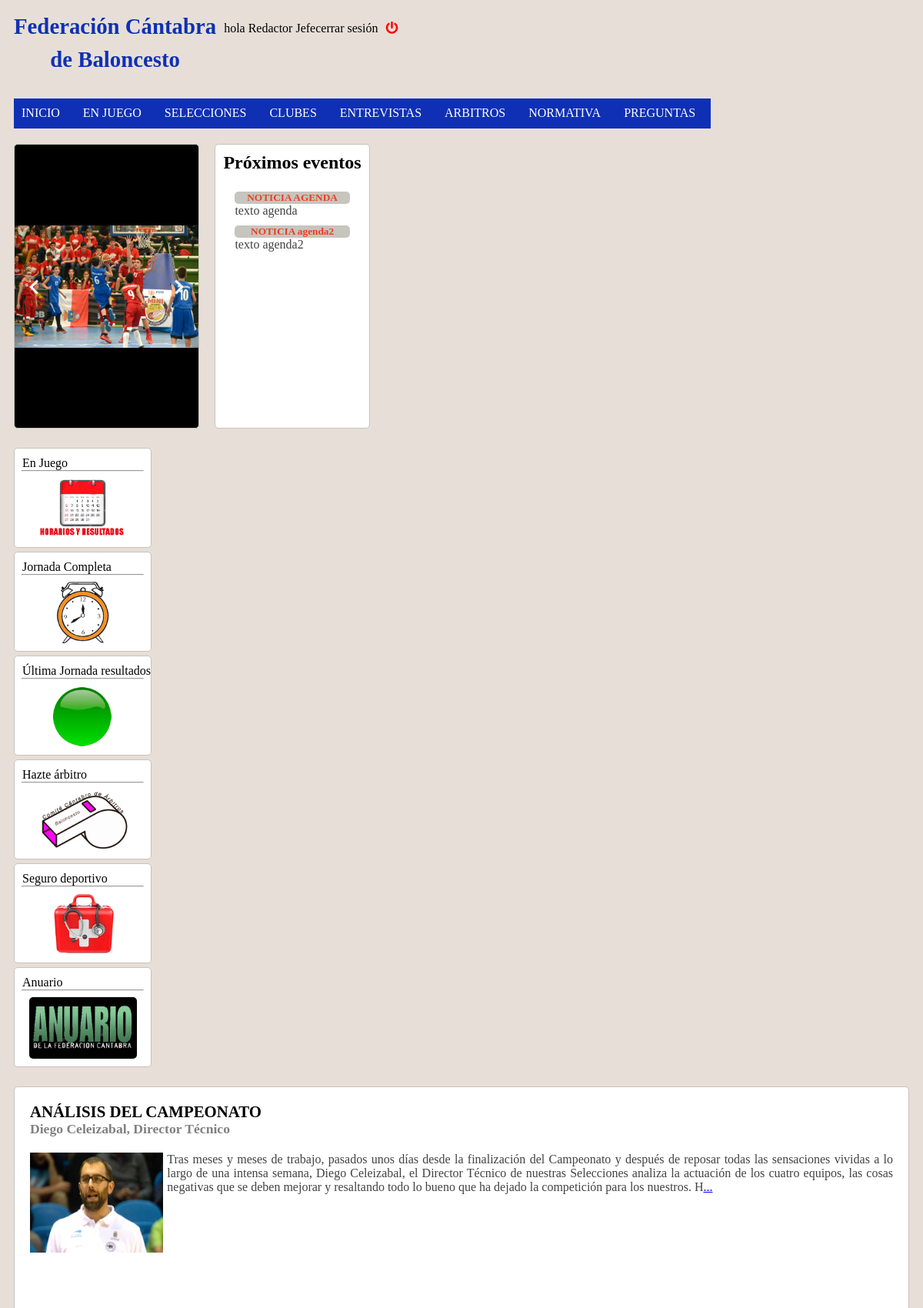
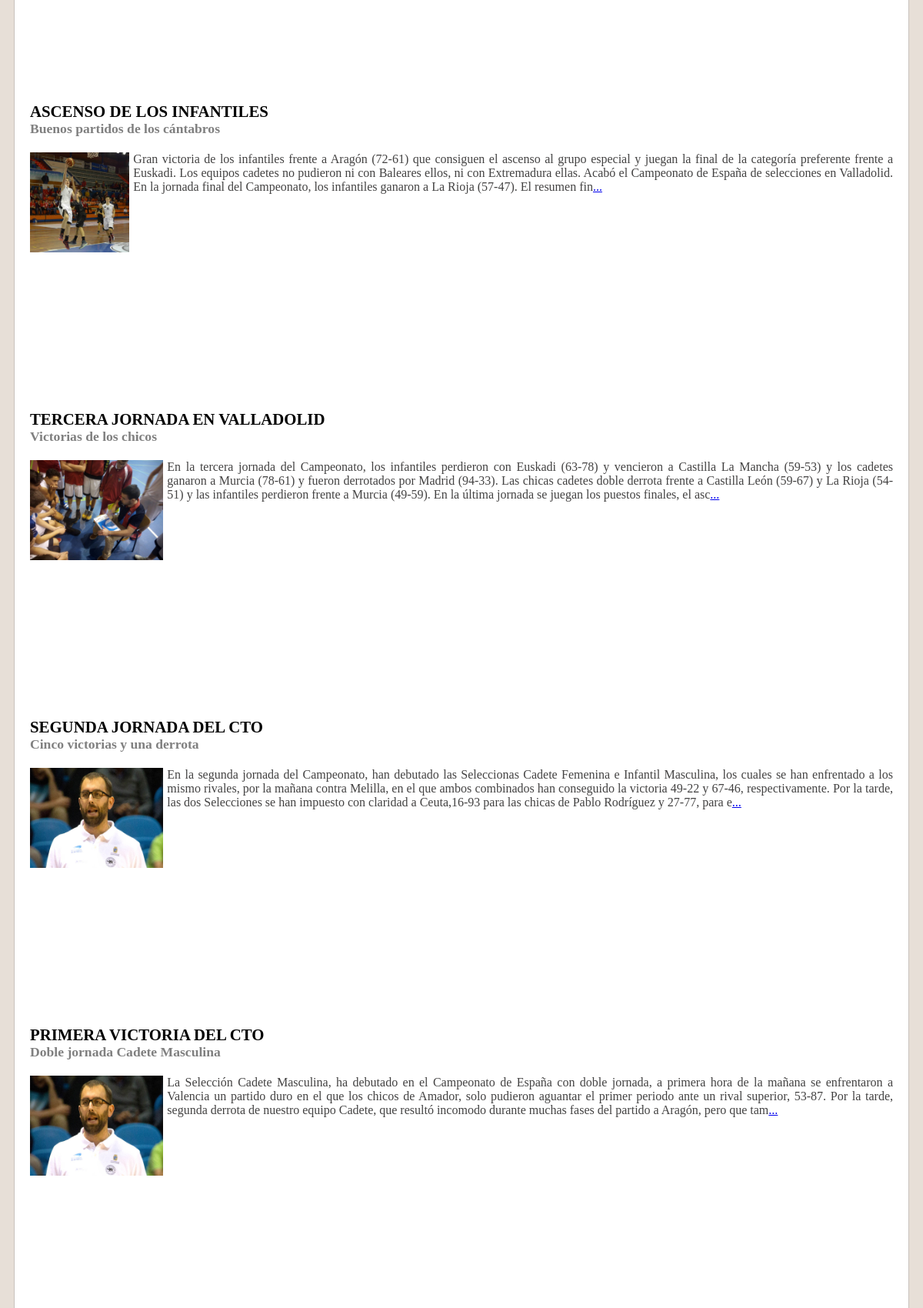
The page / (signed in, upper part) on the database its author committed (2 pictures, top to bottom).
### tables this page shows
CREATE TABLE IF NOT EXISTS noticias (
	id int(10) NOT NULL AUTO_INCREMENT PRIMARY KEY,
	id_usuario int(10) NOT NULL,
	id_categoria int(10) NOT NULL,
	id_subcategoria int(10) NOT NULL,
	titulo varchar(50) NOT NULL,
	subtitulo varchar(50),
	texto varchar(1500) NOT NULL,
	fecha date NOT NULL,
	imagen varchar(255)
);

### librerias/framework.php (called while the page is built, shortened)
<?php
include 'librerias/conexionpdo.php';
function loader($componente){
	include 'controllers/'.$componente.'_controller.php';
	$buffer = ob_get_clean();
	return $buffer;
}

### models/main_model.php (called while the page is built, shortened)
<?php
class modelMain{
    public static function obtenNoticias($categoria,$subcategoria){
        $db = new database();
        $sql = 'SELECT noticias.id ,noticias.titulo, noticias.subtitulo, noticias.texto, noticias.fecha, noticias.imagen FROM noticias,categorias,subcategorias WHERE categorias.nombre = :categoria_nombre AND subcategorias.nombre = :subcategoria_nombre AND noticias.id_categoria = categorias.id AND noticias.id_subcategoria = subcategorias.id LIMIT 6';
        $params = array(
            ':categoria_nombre'   => $categoria,
            ':subcategoria_nombre' => $subcategoria
        );
        $db->query($sql,$params);
        $noticias = $db->cargaMatriz();
        return $noticias;
    }
}
?>

### librerias/conexionpdo.php (called while the page is built, shortened)
<?php
class database {
    private $conexion;
    private $stmt;
    private $driver = 'mysql';
    private $dbhost = 'localhost';
    private $dbuser = 'jesus';
    private $dbpass = 'bueno';
    private $dbname = 'federacion';
    public function __construct() {
        try {
            $this->conexion = new PDO($this->driver.':host='.$this->dbhost.';dbname='.$this->dbname, $this->dbuser, $this->dbpass,array(PDO::MYSQL_ATTR_INIT_COMMAND => 'SET NAMES  \'UTF8\''));
        } catch (Exception $e) {
            echo "Se ha producido un error en la conexion con la BD.";
            echo "¡Error!: " . $e->getMessage() . "";
        }
    }
    public function query($sql,$params = null){
        $this->stmt = $this->conexion->prepare($sql);
        $this->stmt->execute($params);
    }
    public function comprobarQuery(){
        $this->error = $this->stmt->errorInfo();
        $this->affectedRows = $this->stmt->rowCount();
    }
    public function cargaMatriz(){
        $lista = array();
        while($fila = $this->stmt->fetch(PDO::FETCH_ASSOC)){
            $lista[] = $fila;
        }
        return $lista;
    }
}
?>

### views/main_view.php (the view, shortened to what this page needs)
<html>
	<head>
		<link rel="stylesheet" href="css/estilos.css">
		<link rel="stylesheet" href="css/iconos/css/fontawesome-all.min.css">
	</head>
	<body onload="play()">
		<?php include 'componentes/header.php'; ?>
		<?php  include 'componentes/nav.php'; ?>
		<?php  include 'componentes/slider.php'; ?>
		<?php  include 'componentes/agenda.php'; ?>
		<?php  include 'componentes/aside.php'; ?>
		<article class="col-8">
			<div id="noticias" class="col-16">
	        	<?php
	        	if(count($noticias)>0){
			        foreach($noticias as $noticia){
			        	$textoCortado = substr($noticia['texto'],0,400);
			            echo "<div class='noticia col-8'>";
			            echo "<h3><a href='index.php?option=main&verNoticia=".$noticia['id']."'>".$noticia['titulo']."</a></h3>";
			            echo "<h5>".$noticia['subtitulo']."</h5>";
			            echo "<p><a href='css/imagenes/noticias/".$noticia['imagen']."'> <img class='imagenNoticia' src='css/imagenes/noticias/".$noticia['imagen']."' /></a> ".$textoCortado."<a  href='index.php?option=main&verNoticia=".$noticia['id']."'>...</a></p>";
			            echo "</div>";
			        }
				}else{
			    	echo "No hay noticias";
			    }
		         ?>
	    	</div>
   		</article>
	</body>
</html>

### componentes/agenda.php
<section class="col-4">
<?php
$agendas = modelMain::obtenNoticias('agenda','noticias_agenda');
?>
			<div id="agenda" class="col-16">
				<h3 class="agendatitulo">Próximos eventos</h3>
				<?php
					foreach($agendas as $agenda){
						echo "<div class='agenda'>";
						echo "<div class='resalte'>";
						echo "<h5>".$agenda['titulo']."</h5>";
						echo "</div>";
						echo "<p>".$agenda['texto']."</p>";
						echo "</div>";
					}
				?>
			</div>
		</section>

### css/estilos.css (style rules this page uses)
body { background-color:rgb(231, 223, 215); }
#agenda { height: 370px; background-color:white; border:1px solid #C8C2BC; overflow:scroll; }
.agendatitulo { text-decoration:none; color:black; font-size:1.5em; margin-top:0px; text-align: center; }
.agenda { margin-bottom:10px; }
.agenda h5 { color:#242323; text-align:center; color:#f03c1e; margin:0px; }
.agenda p { margin:0px; margin-left:15px; color:#434242; }
.resalte { padding:0px; margin-left:15px; margin-right:15px; background-color:#c6c5be; }
#noticias { background-color:white; border:1px solid #C8C2BC; }
.noticia { text-align:center; margin:0 auto; margin-bottom:0px; height:400px; }
.noticia h3 { margin:0px; font-size: 1.3em; text-align:left; color:#242323; }
.noticia h3 a, .noticiaInd h3 a { text-decoration: none;color:black; }
.noticia h5 { margin:0px; font-size: 1.1em; color:gray; text-align:left; margin-bottom:20px; }
.imagenNoticia { height:130px; border-radius:0px; float:left; margin-right:5px; }
.noticia p, .noticiaInd p { color:#434242; text-align:justify; font-size:1em; margin-bottom:0px; }
* { box-sizing: border-box; border-radius:5px 5px; font-family:candara; }
[class*="col-"] { float: left; padding: 10px; }

### rows shown on the page
noticias: titulo "NOTICIA AGENDA", texto "texto agenda"
noticias: titulo "NOTICIA agenda2", texto "texto agenda2"
noticias: titulo "ANÁLISIS DEL CAMPEONATO", subtitulo "Diego Celeizabal, Director Técnico", imagen (picture), texto "Tras meses y meses de trabajo, pasados unos días desde la finalización del Campeonato y después de reposar todas las sensaciones vividas a lo largo de una intensa semana, Diego Celeizabal, el Director Técnico de nuestras Selecciones analiza la actuación de los cuatro equipos, las cosas negativas que se deben mejorar y resaltando todo lo bueno que ha dejado la competición para los nuestros. H"
noticias: titulo "ASCENSO DE LOS INFANTILES", subtitulo "Buenos partidos de los cántabros", imagen (picture), texto "Gran victoria de los infantiles frente a Aragón (72-61) que consiguen el ascenso al grupo especial y juegan la final de la categoría preferente frente a Euskadi. Los equipos cadetes no pudieron ni con Baleares ellos, ni con Extremadura ellas. Acabó el Campeonato de España de selecciones en Valladolid. En la jornada final del Campeonato, los infantiles ganaron a La Rioja (57-47). El resumen fin"
noticias: titulo "TERCERA JORNADA EN VALLADOLID", subtitulo "Victorias de los chicos", imagen (picture), texto "En la tercera jornada del Campeonato, los infantiles perdieron con Euskadi (63-78) y vencieron a Castilla La Mancha (59-53) y los cadetes ganaron a Murcia (78-61) y fueron derrotados por Madrid (94-33). Las chicas cadetes doble derrota frente a Castilla León (59-67) y La Rioja (54-51) y las infantiles perdieron frente a Murcia (49-59). En la última jornada se juegan los puestos finales, el asc"
noticias: titulo "SEGUNDA JORNADA DEL CTO", subtitulo "Cinco victorias y una derrota", imagen (picture), texto "En la segunda jornada del Campeonato, han debutado las Seleccionas Cadete Femenina e Infantil Masculina, los cuales se han enfrentado a los mismo rivales, por la mañana contra Melilla, en el que ambos combinados han conseguido la victoria 49-22 y 67-46, respectivamente. Por la tarde, las dos Selecciones se han impuesto con claridad a Ceuta,16-93 para las chicas de Pablo Rodríguez y 27-77, para e"
noticias: titulo "PRIMERA VICTORIA DEL CTO", subtitulo "Doble jornada Cadete Masculina", imagen (picture), texto "La Selección Cadete Masculina, ha debutado en el Campeonato de España con doble jornada, a primera hora de la mañana se enfrentaron a Valencia un partido duro en el que los chicos de Amador, solo pudieron aguantar el primer periodo ante un rival superior, 53-87. Por la tarde, segunda derrota de nuestro equipo Cadete, que resultó incomodo durante muchas fases del partido a Aragón, pero que tam"

### other values the page prints
$_SESSION['nombre'] "Redactor"
$_SESSION['apellido'] "Jefe"
